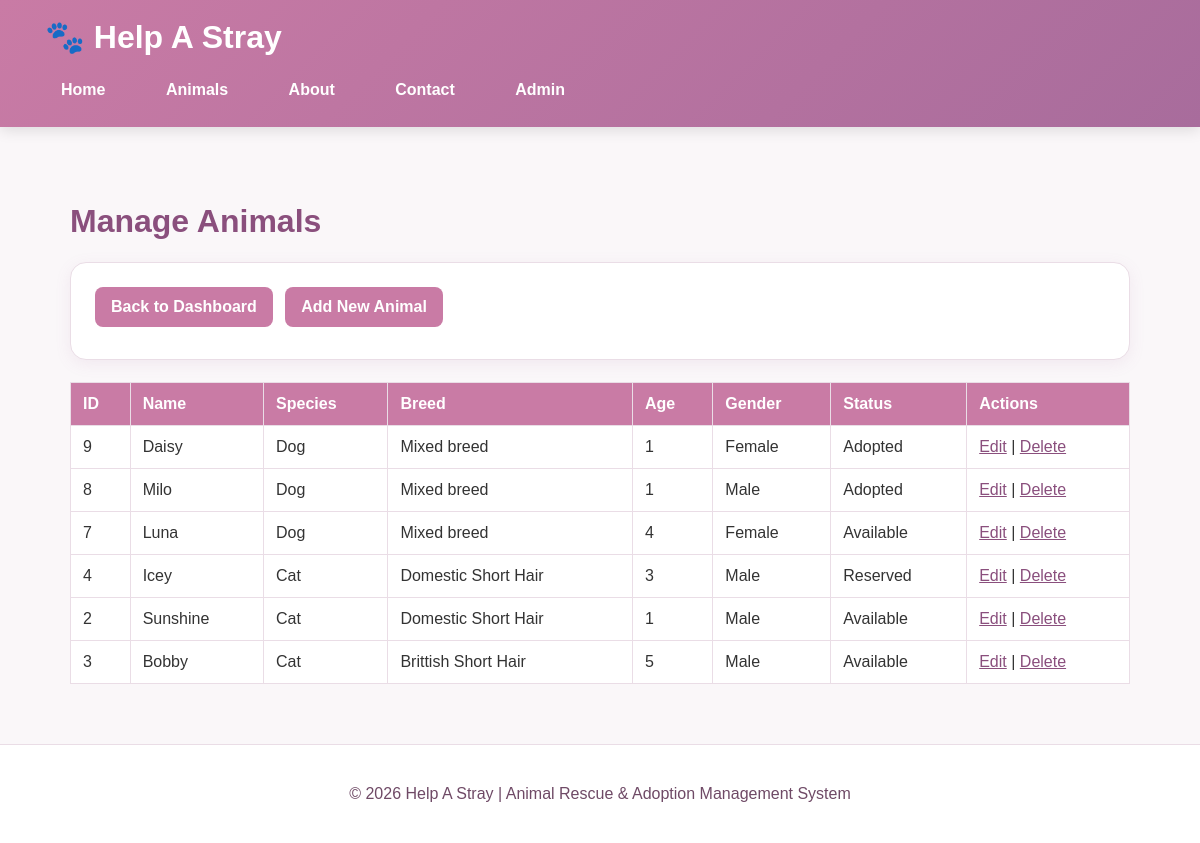
/admin/manage-animals.php (signed in), run on the app's committed database.
### tables this page shows
CREATE TABLE `animals` (
  `animal_id` int(11) NOT NULL,
  `name` varchar(100) NOT NULL,
  `species` varchar(50) NOT NULL,
  `breed` varchar(100) DEFAULT NULL,
  `age` int(11) DEFAULT NULL,
  `gender` enum('Male','Female') NOT NULL,
  `description` text DEFAULT NULL,
  `image` varchar(255) DEFAULT NULL,
  `status` enum('Available','Reserved','Adopted') DEFAULT 'Available',
  `created_at` timestamp NOT NULL DEFAULT current_timestamp()
);

### admin/manage-animals.php (the view, shortened to what this page needs)
<?php
require_once '../config/db.php';
$stmt = $pdo->query("SELECT * FROM animals ORDER BY created_at DESC");
$animals = $stmt->fetchAll(PDO::FETCH_ASSOC);
require_once '../includes/header.php';
?>
<h1>Manage Animals</h1>
<div class="card">
    <a class="btn" href="dashboard.php">Back to Dashboard</a>
    <a class="btn" href="add-animal.php">Add New Animal</a>
</div>
<?php if (count($animals) === 0): ?>
    <div class="card">
        <p>No animals have been added yet.</p>
    </div>
<?php else: ?>
<table>
    <tr>
        <th>ID</th>
        <th>Name</th>
        <th>Species</th>
        <th>Breed</th>
        <th>Age</th>
        <th>Gender</th>
        <th>Status</th>
        <th>Actions</th>
    </tr>
    <?php foreach ($animals as $animal): ?>
        <tr>
            <td><?php echo $animal['animal_id']; ?></td>
            <td><?php echo htmlspecialchars($animal['name']); ?></td>
            <td><?php echo htmlspecialchars($animal['species']); ?></td>
            <td><?php echo htmlspecialchars($animal['breed']); ?></td>
            <td><?php echo htmlspecialchars($animal['age']); ?></td>
            <td><?php echo htmlspecialchars($animal['gender']); ?></td>
            <td><?php echo htmlspecialchars($animal['status']); ?></td>
            <td>
                <a href="edit-animal.php?id=<?php echo $animal['animal_id']; ?>">Edit</a>
                |
                <a href="delete-animal.php?id=<?php echo $animal['animal_id']; ?>"
                   onclick="return confirm('Are you sure you want to delete this animal?');">
                   Delete
                </a>
            </td>
        </tr>
    <?php endforeach; ?>
</table>
<?php endif; ?>
<?php require_once '../includes/footer.php'; ?>

### public/css/style.css (style rules this page uses)
* { box-sizing: border-box; }
body { background-color: red; }
body { font-family: Arial, sans-serif; margin: 0; background-color: #faf7f9; color: #333; }
.card { background: white; padding: 24px; margin-bottom: 22px; border-radius: 16px; border: 1px solid #eadde6; box-shadow: 0 4px 16px rgba(168, 108, 156, 0.10); transition: 0.2s ease; }
h1, h2, h3 { color: #8a4f7d; }
a { color: #8a4f7d; }
button, .btn { background-color: #c97ba5; color: white; border: none; padding: 11px 16px; border-radius: 8px; text-decoration: none; cursor: pointer; display: inline-block; font-weight: bold; margin-right: 8px; margin-bottom: 8px; }
table { width: 100%; border-collapse: collapse; background: white; overflow-x: auto; }
th, td { padding: 12px; border: 1px solid #eadde6; text-align: left; }
th { background-color: #c97ba5; color: white; }

### data on the page
animals: animal_id "9", name "Daisy", species "Dog", breed "Mixed breed", age "1", gender "Female", status "Adopted"
animals: animal_id "8", name "Milo", species "Dog", breed "Mixed breed", age "1", gender "Male", status "Adopted"
animals: animal_id "7", name "Luna", species "Dog", breed "Mixed breed", age "4", gender "Female", status "Available"
animals: animal_id "4", name "Icey", species "Cat", breed "Domestic Short Hair", age "3", gender "Male", status "Reserved"
animals: animal_id "2", name "Sunshine", species "Cat", breed "Domestic Short Hair", age "1", gender "Male", status "Available"
animals: animal_id "3", name "Bobby", species "Cat", breed "Brittish Short Hair", age "5", gender "Male", status "Available"
